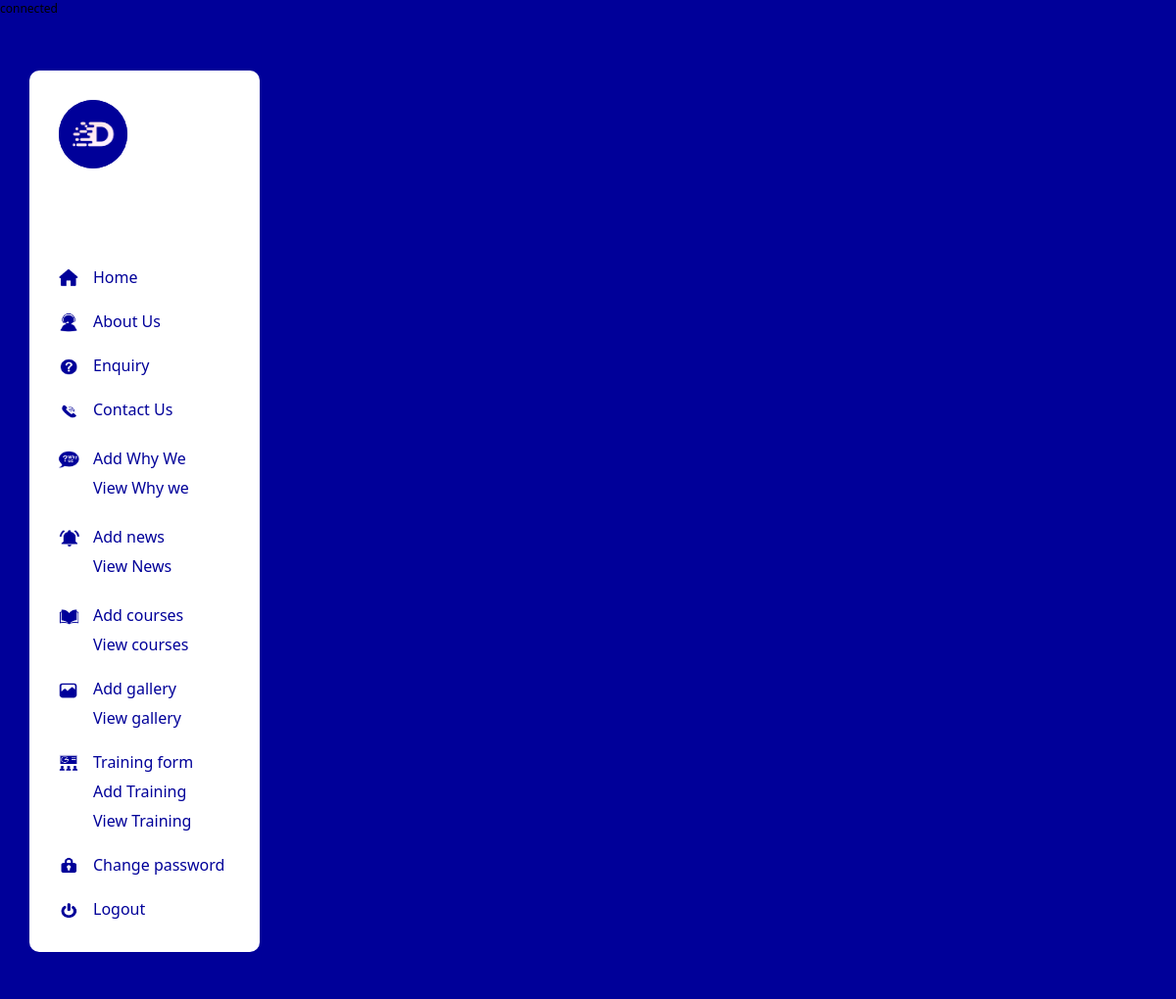
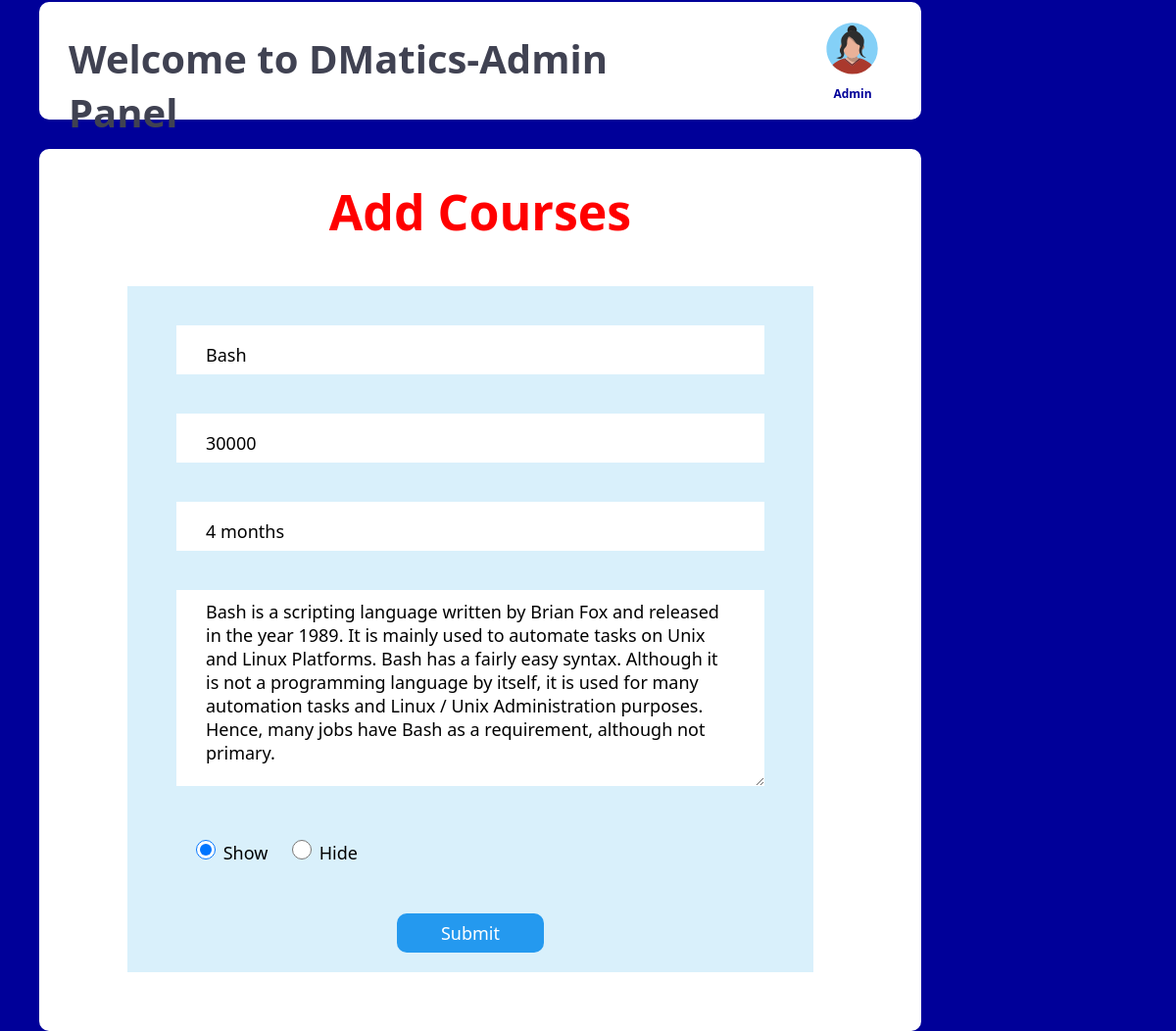
Screenshot of /admin/addcourses.php?updid=32 (signed in) with the database file from the repository (2 pictures, top to bottom).
### tables this page shows
CREATE TABLE `courses` (
  `id` int(11) NOT NULL,
  `title` varchar(50) NOT NULL,
  `duration` varchar(50) NOT NULL,
  `fees` int(11) NOT NULL,
  `description` text NOT NULL,
  `visible` int(11) NOT NULL
);

### admin/addcourses.php (the view, shortened to what this page needs)
<?php
include("config/connection.php");
$row['title']="";
$row['fees']="";
$row['duration']="";
$row['description']="";
$row['visible']="";
if($_GET['updid']!="")
{
   $query="select* from courses where id='".$_GET['updid']."'";
   $result=mysqli_query($conn, $query);
   $row=mysqli_fetch_assoc($result);
}
?>
<html>
 <head>
    <link href="css/style.css" rel="stylesheet">
 </head>
 <body>
    <div class="bar"></div>
    <?php include ("mleft.php") ?>
    <?php include ("header.php") ?>
    <div class="main" style="height:900px;">
       <div class="pagetitle"> Add Courses </div>
       <div class="mright" style="height:700px;">
         <form method="post">
            <div class="row">
               <input type="text" name="title" placeholder="Title" class="input" value="<?php echo $row['title']?>">
            </div>
            <div class="row">
               <input type="text" name="fees" placeholder="Fees" class="input" value="<?php echo $row['fees']?>">
            </div>
            <div class="row">
              <input type="text" name="duration" placeholder="Duration" class="input" value="<?php echo $row['duration']?>">
            </div>
            <div class="row" style="height:200px">
              <textarea name="description" placeholder="Description" class="tarea"><?php echo $row['description']?></textarea>
            </div>
            <div class="row"  style="background-color:#d9f0fb; font-size:18px;">
               <input type="radio" name="visible" value="1" class="rbtn" <?php if($row['visible']=="1") echo "checked"; ?> > Show
               <input type="radio" name="visible" value="0" class="rbtn"  <?php  if($row['visible']=="0") echo "checked"; ?> > Hide
            </div>
            <div class="row" style="background-color:#d9f0fb;">
              <input type="submit" name="submit" value="Submit" class="btn">
             </div>
         </form>
       </div>
    </div>
 </body>
</html>

### admin/css/style.css (style rules this page uses)
* { font-family: 'Segoe UI', Tahoma, Geneva, Verdana, sans-serif; }
body { background-color:#009; margin:0px; padding:0px; color:#000; font-size: 12px;; }
.bar { width:100%; height:5px; background-color:#009; }
.main { width:900px; min-height:800px; background-color:#fff; margin-top:30px; margin-left:40px; border-radius:10px; float:left; }
.pagetitle { width: 850px; height: 80px; margin:30px auto; text-align: center; font-size: 50px; color: #f00; font-weight: bold; }
.mright { width:700px; min-height:500px; background-color:#d9f0fb; margin-left:90px; float:left; }
.row { width: 600px; height:50px; background-color:#eee; margin: 40px auto; }
.input, .tarea { width: 600px; height:50px; font-size:18px; border:none; padding-top:10px; padding-left:30px; padding-right:30px; box-sizing: border-box; }
.tarea { height:200px; }
.btn { width: 150px; height: 40px; background-color:#2499ef; font-size: 18px; color:#fff; border:none; border-radius: 10px; margin: 0px 225px; cursor: pointer; }
.rbtn { width: 20px; height:20px; margin-top: 15px; margin-left:20px; cursor: pointer; }

### rows the page displays
courses: title "Bash", fees "30000", duration "4 months", description "Bash is a scripting language written by Brian Fox and released in the year 1989. It is mainly used to automate tasks on Unix and Linux Platforms. Bash has a fairly easy syntax. Although it is not a programming language by itself, it is used for many automation tasks and Linux / Unix Administration purposes. Hence, many jobs have Bash as a requirement, although not primary.", visible "☑"
